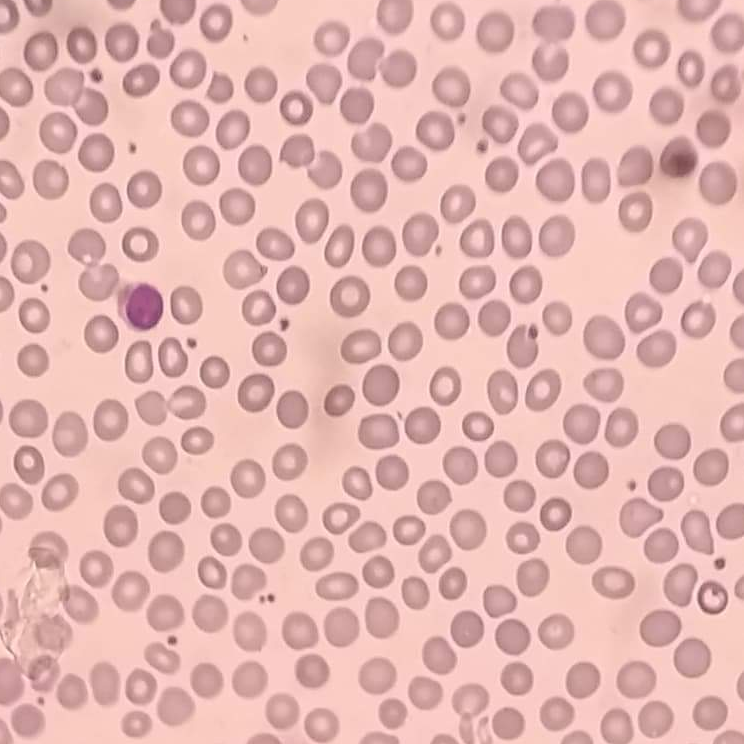
#> input picture Cell images/cell3.png, 744 x 744 px, found by its file name
$ python Object_cut.py   (older library calls are emulated)
#> lines starting #> are read from the running program, lines starting #| are printed output that depends on the picture; after the words box and inside, x2 and y2 are one past the last pixel; in counts of white or black regions, pixels touching at a corner belong together
import cv2

image = cv2.imread('/home/zahid/Zahid/cell3.png')
#> image is the input picture: shape (744, 744, 3); mean B, G, R 177.8, 182, 227.5
edged = cv2.Canny(image, 10, 250)
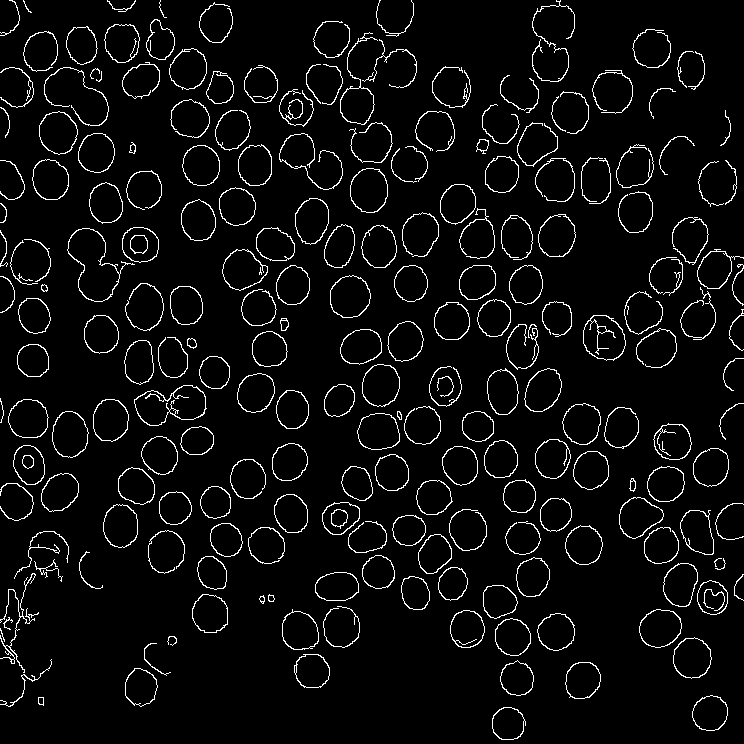
#> edged: shape (744, 744); 4.9% white in thin lines or dots


kernel = cv2.getStructuringElement(cv2.MORPH_RECT, (4, 6))
closed = cv2.morphologyEx(edged, cv2.MORPH_CLOSE, kernel)
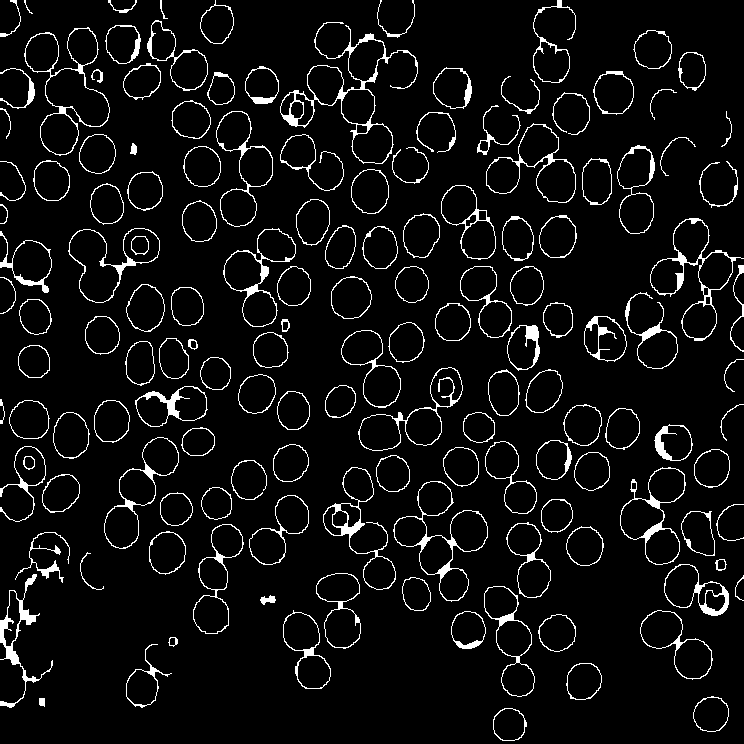
#> closed: shape (744, 744); 6% white in thin lines or dots


(_,cnts, _) = cv2.findContours(closed.copy(), cv2.RETR_EXTERNAL, cv2.CHAIN_APPROX_SIMPLE)
#> cnts = 144 contours, 14 with area under 20; largest, box (x1, y1, x2, y2) and area: (280, 22, 418, 164) 5796, (24, 27, 110, 156) 5524, (393, 481, 488, 602) 4830, (650, 218, 744, 341) 4406, (486, 123, 576, 203) 3580

for c in cnts:
    peri = cv2.arcLength(c, True)
    approx = cv2.approxPolyDP(c, 0 * peri, True)
    cv2.drawContours(image, [approx], -1, (0, 255, 0), 2)
#> this loop made 144 passes
#> peri on passes 1 to 12: 110.7, 24.83, 118.3, 122.1, 230.9, 30.73, 124.6, 119.7, 262.6, 239.6, 45.8, 332.6
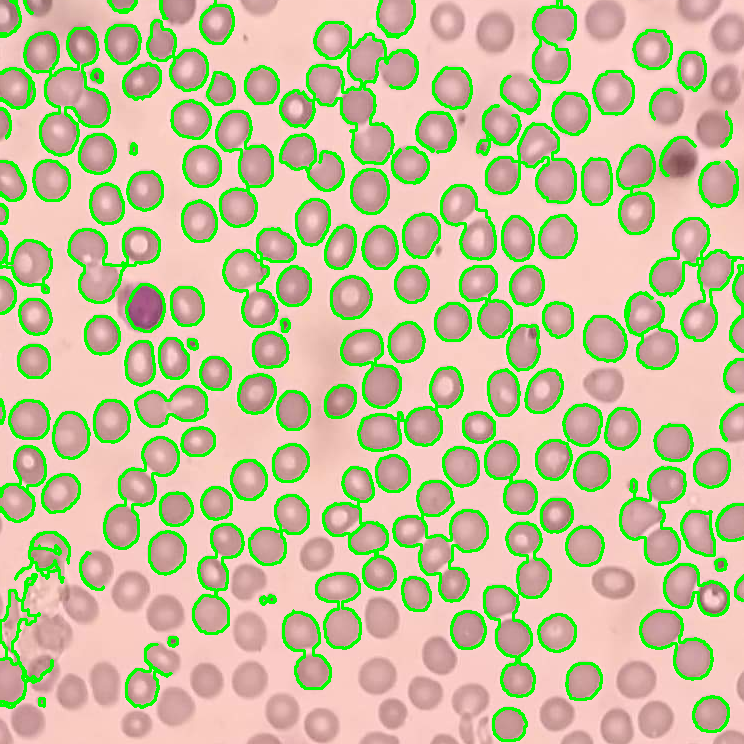
#> image: shape (744, 744, 3); 13.5% of pixels changed, all inside (x1, y1, x2, y2) = (0, 0, 744, 742)
idx=0
for c in cnts:
    	x,y,w,h = cv2.boundingRect(c)
    	if w>2 and h>2:
    		idx+=1
    		new_img=image[y:y+h,x:x+w]
    		cv2.imwrite(str(idx) + '.png', new_img)
#> this loop made 144 passes
#> (x, y, w, h) on passes 1 to 12: (493, 708, 34, 33), (39, 698, 6, 9), (693, 696, 36, 36), (566, 663, 36, 37), (126, 644, 46, 64), (168, 637, 10, 10), (538, 614, 38, 38), (451, 611, 35, 38), (640, 610, 73, 70), (283, 610, 48, 79), (260, 595, 16, 10), (484, 586, 51, 111)
#> pass 1, `new_img=image[y:y+h,x:x+w]`:
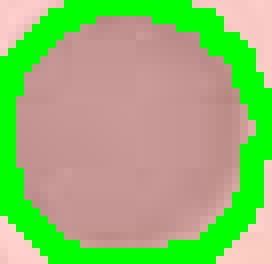
#> new_img: shape (33, 34, 3) (shown 8 times larger); mean B, G, R 111.9, 184.4, 148.7
#> pass 3, `new_img=image[y:y+h,x:x+w]`:
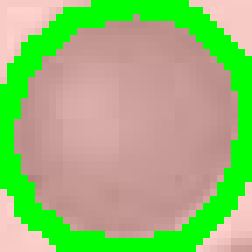
#> new_img: shape (36, 36, 3) (shown 7 times larger); mean B, G, R 116.3, 186.7, 152.2
#> after the loop, idx = 144
cv2.imshow("im",image)
cv2.waitKey(0)

$ run again, with Cell images/B.png copied over Cell images/cell3.png
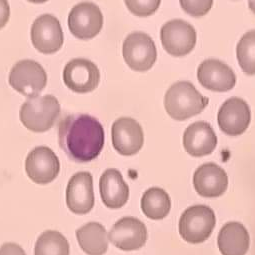
#> input picture Cell images/B.png, 255 x 255 px, found by its file name
#> image is the input picture: shape (255, 255, 3); mean B, G, R 177.6, 182, 227.3
#> edged: shape (255, 255); 5.5% white in thin lines or dots
#> closed: shape (255, 255); 6.5% white in thin lines or dots
#> cnts = 24 contours, 3 with area under 20; largest, box (x1, y1, x2, y2) and area: (9, 59, 101, 134) 3468, (164, 59, 237, 158) 3340, (67, 115, 106, 163) 1340, (76, 217, 149, 255) 1186, (179, 205, 217, 245) 1134
#> the loop `for c in cnts:` made 24 passes
#> peri on passes 1 to 8: 138.8, 181.5, 290.7, 128, 105.3, 126.1, 32.73, 118.7
#> after the loop `for c in cnts:`:
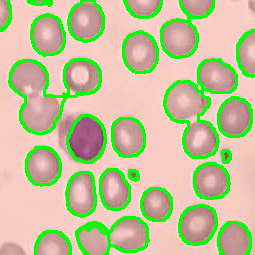
#> image: shape (255, 255, 3); 15.33% of pixels changed, all inside (x1, y1, x2, y2) = (0, 0, 255, 255)
#> the loop `for c in cnts:` made 24 passes
#> (x, y, w, h) on passes 1 to 8: (35, 231, 36, 24), (218, 222, 33, 33), (76, 217, 73, 38), (179, 205, 38, 40), (141, 188, 31, 33), (66, 172, 30, 45), (129, 170, 10, 11), (100, 169, 30, 41)
#> pass 3, `new_img=image[y:y+h,x:x+w]`:
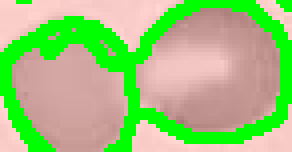
#> new_img: shape (38, 73, 3) (shown 4 times larger); mean B, G, R 123.2, 195.6, 158.6
#> after the loop `for c in cnts:`: idx = 24

$ run again, with Cell images/C.jpg saved as Cell images/cell3.png
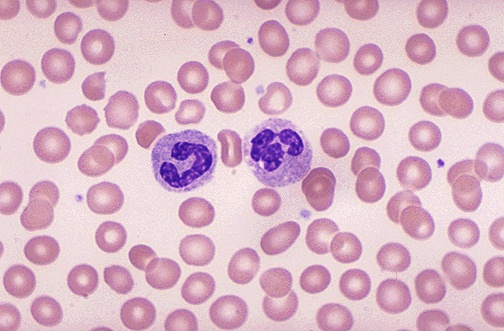
#> input picture Cell images/C.jpg, 504 x 331 px, found by its file name
#> image is the input picture: shape (331, 504, 3); mean B, G, R 198.1, 180.6, 218.1
#> edged: shape (331, 504); 8.7% white in thin lines or dots
#> closed: shape (331, 504); 15.5% white; 37 white regions (1 under 20 px)
#> cnts = 37 contours, 4 with area under 20; largest, box (x1, y1, x2, y2) and area: (78, 41, 372, 302) 23402, (376, 143, 504, 331) 6454, (387, 84, 475, 244) 4983, (0, 181, 65, 328) 4152, (259, 20, 354, 109) 3944
#> the loop `for c in cnts:` made 37 passes
#> peri on passes 1 to 8: 42.49, 185.9, 92.53, 101.7, 329.2, 109.7, 270.1, 171.1
#> after the loop `for c in cnts:`:
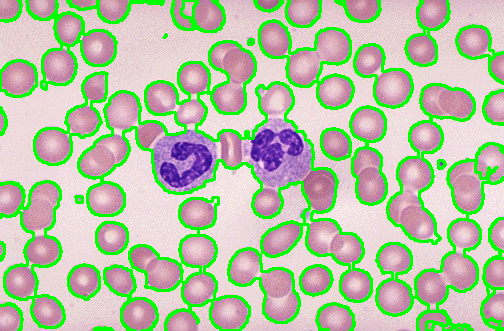
#> image: shape (331, 504, 3); 17.77% of pixels changed, all inside (x1, y1, x2, y2) = (0, 0, 504, 331)
#> the loop `for c in cnts:` made 37 passes
#> (x, y, w, h) on passes 1 to 8: (94, 327, 20, 4), (316, 303, 39, 28), (0, 303, 23, 28), (300, 265, 33, 31), (104, 265, 54, 66), (68, 264, 32, 36), (228, 248, 72, 75), (129, 245, 54, 46)
#> pass 3, `new_img=image[y:y+h,x:x+w]`:
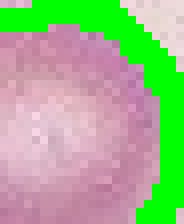
#> new_img: shape (28, 23, 3) (shown 8 times larger); mean B, G, R 138.3, 182.5, 159.2
#> after the loop `for c in cnts:`: idx = 37
